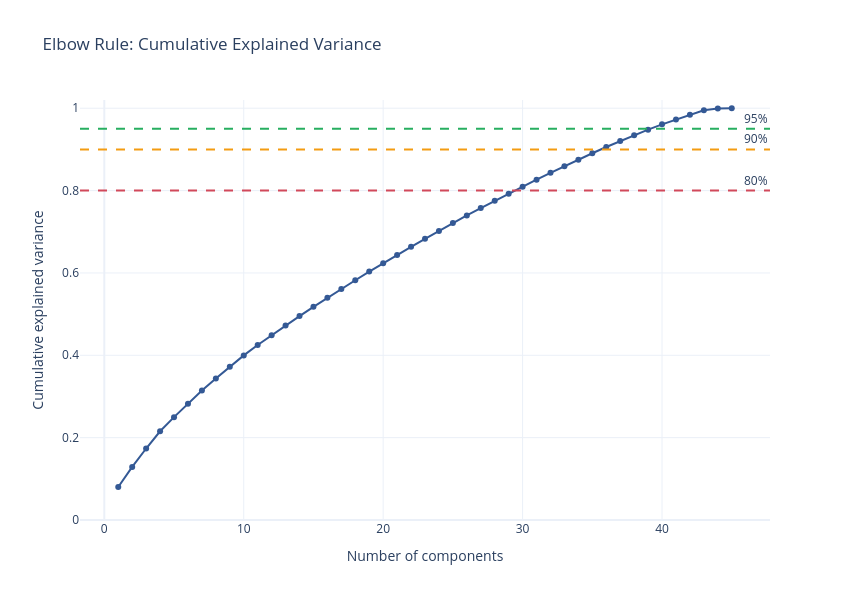
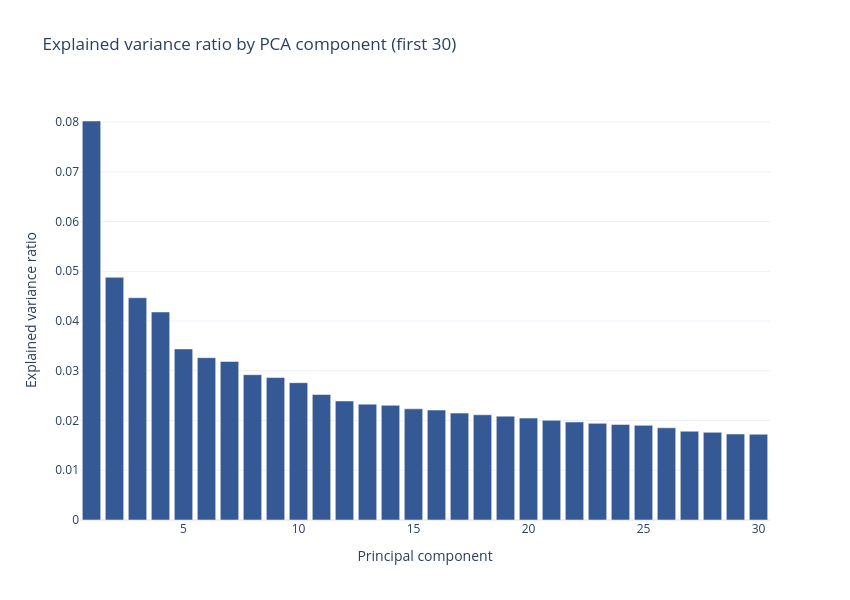
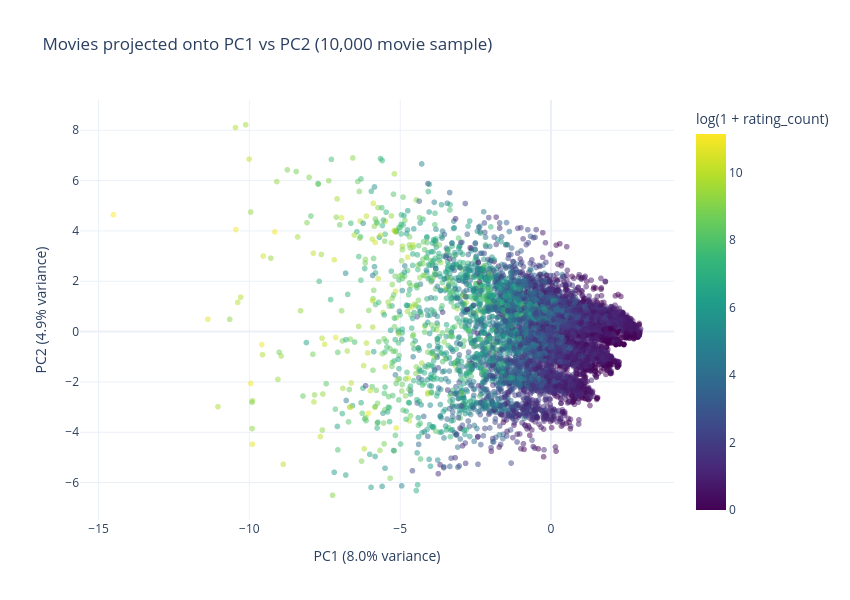
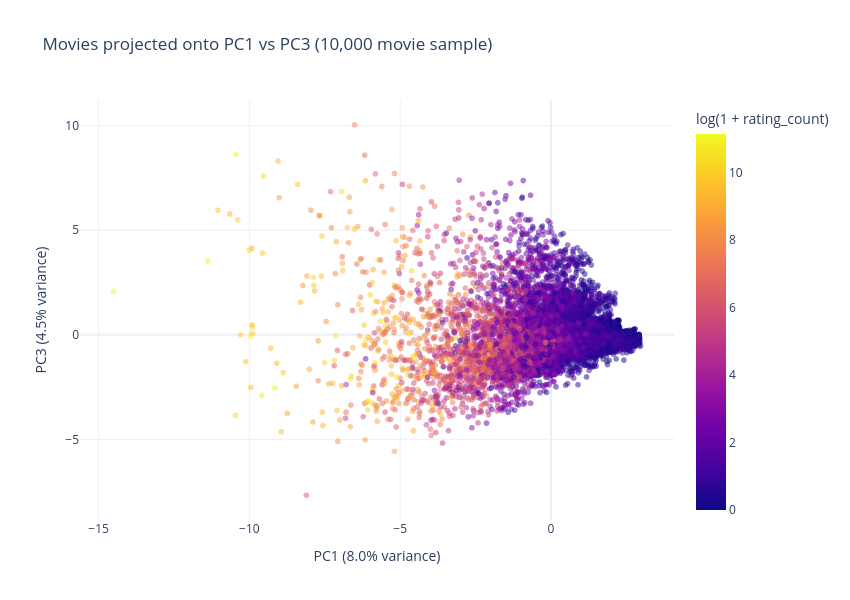

These figures' notebook cell, in order:
### Code cell
# Plots for the Week 5 report (Plotly)

def save_plotly(fig, name: str) -> None:
    artifact_html = ARTIFACTS_DIR / f"{name}.html"
    artifact_png = ARTIFACTS_DIR / f"{name}.png"

    fig.write_html(str(artifact_html))
    try:
        fig.write_image(str(artifact_png))
    except Exception:
        pass

# 1. Scree plot (elbow rule)
components_range = np.arange(1, min(51, pca_summary_df.height + 1))
cumulative_var = pca_summary_df['cumulative_explained_variance'][:len(components_range)].to_numpy()

fig = go.Figure()
fig.add_trace(go.Scatter(
    x=components_range,
    y=cumulative_var,
    mode='lines+markers',
    line=dict(color='#345995', width=2),
    marker=dict(size=6),
    name='Cumulative variance',
))
fig.add_hline(y=0.80, line_dash='dash', line_color='#d1495b', annotation_text='80%')
fig.add_hline(y=0.90, line_dash='dash', line_color='#f39c12', annotation_text='90%')
fig.add_hline(y=0.95, line_dash='dash', line_color='#27ae60', annotation_text='95%')
fig.update_layout(
    title='Elbow Rule: Cumulative Explained Variance',
    xaxis_title='Number of components',
    yaxis_title='Cumulative explained variance',
    yaxis=dict(range=[0, 1.02]),
    template='plotly_white',
    showlegend=False,
    height=600,
    width=850,
 )
save_plotly(fig, 'week05_pca_elbow_rule')
fig.show()

# 2. Explained variance per component (bar chart) - first 30 components
plot_count = min(30, pca_summary_df.height)
component_axis = np.arange(1, plot_count + 1)
variance_values = pca_summary_df['explained_variance_ratio'][:plot_count].to_numpy()

fig = go.Figure(data=[go.Bar(
    x=component_axis,
    y=variance_values,
    marker_color='#345995',
)])
fig.update_layout(
    title='Explained variance ratio by PCA component (first 30)',
    xaxis_title='Principal component',
    yaxis_title='Explained variance ratio',
    template='plotly_white',
    height=600,
    width=850,
 )
save_plotly(fig, 'week05_pca_explained_variance')
fig.show()

# 3. PC1 vs PC2 scatter plot
sample_size = min(10000, scores_df.height)
rng = np.random.default_rng(42)
sample_idx = rng.choice(scores_df.height, size=sample_size, replace=False)
pc1_sample = scores_df['pc1'].to_numpy()[sample_idx]
pc2_sample = scores_df['pc2'].to_numpy()[sample_idx]
rating_count_sample = feature_frame['rating_count'].to_numpy()[sample_idx]

scatter_df = pl.DataFrame({
    'pc1': pc1_sample,
    'pc2': pc2_sample,
    'rating_count': np.log1p(rating_count_sample),
}).to_pandas()

fig = px.scatter(
    scatter_df,
    x='pc1',
    y='pc2',
    color='rating_count',
    color_continuous_scale='Viridis',
    opacity=0.5,
    title=f'Movies projected onto PC1 vs PC2 ({sample_size:,} movie sample)',
    labels={
        'pc1': f'PC1 ({explained_variance_ratio[0]:.1%} variance)',
        'pc2': f'PC2 ({explained_variance_ratio[1]:.1%} variance)',
        'rating_count': 'log(1 + rating_count)',
    },
)
fig.update_layout(template='plotly_white', height=600, width=850)
save_plotly(fig, 'week05_pca_scatter_pc1_pc2')
fig.show()

# 4. PC1 vs PC3 scatter plot
if n_features > 2:
    pc3_sample = scores_df['pc3'].to_numpy()[sample_idx] if 'pc3' in scores_df.columns else (scores @ Vt.T)[sample_idx, 2]
    scatter_df = pl.DataFrame({
        'pc1': pc1_sample,
        'pc3': pc3_sample,
        'rating_count': np.log1p(rating_count_sample),
    }).to_pandas()

    fig = px.scatter(
        scatter_df,
        x='pc1',
        y='pc3',
        color='rating_count',
        color_continuous_scale='Plasma',
        opacity=0.5,
        title=f'Movies projected onto PC1 vs PC3 ({sample_size:,} movie sample)',
        labels={
            'pc1': f'PC1 ({explained_variance_ratio[0]:.1%} variance)',
            'pc3': f'PC3 ({explained_variance_ratio[2]:.1%} variance)',
            'rating_count': 'log(1 + rating_count)',
        },
    )
    fig.update_layout(template='plotly_white', height=600, width=850)
    save_plotly(fig, 'week05_pca_scatter_pc1_pc3')
    fig.show()

### Figure 1 — Plotly figure (JSON) as saved in the notebook; plotly's stock layout.template omitted (floating-point values rounded to 4 significant figures)
{"data": [{"line": {"color": "#345995", "width": 2}, "marker": {"size": 6}, "mode": "lines+markers", "name": "Cumulative variance", "type": "scatter", "x": [1, 2, 3, 4, 5, 6, 7, 8, 9, 10, 11, 12, 13, 14, 15, 16, 17, 18, 19, 20, 21, 22, 23, 24, 25, 26, 27, 28, 29, 30, 31, 32, 33, 34, 35, 36, 37, 38, 39, 40, 41, 42, 43, 44, 45], "y": [0.0802, 0.129, 0.1737, 0.2155, 0.2498, 0.2825, 0.3143, 0.3435, 0.3722, 0.3998, 0.425, 0.4489, 0.4722, 0.4952, 0.5176, 0.5397, 0.5612, 0.5823, 0.6032, 0.6237, 0.6437, 0.6634, 0.6829, 0.7021, 0.7211, 0.7396, 0.7575, 0.7751, 0.7924, 0.8096, 0.8264, 0.8432, 0.8594, 0.8752, 0.8907, 0.9058, 0.9204, 0.9347, 0.948, 0.9609, 0.9727, 0.9842, 0.995, 0.9994, 1.0]}], "layout": {"annotations": [{"showarrow": false, "text": "80%", "x": 1, "xanchor": "right", "xref": "x domain", "y": 0.8, "yanchor": "bottom", "yref": "y"}, {"showarrow": false, "text": "90%", "x": 1, "xanchor": "right", "xref": "x domain", "y": 0.9, "yanchor": "bottom", "yref": "y"}, {"showarrow": false, "text": "95%", "x": 1, "xanchor": "right", "xref": "x domain", "y": 0.95, "yanchor": "bottom", "yref": "y"}], "height": 600, "shapes": [{"line": {"color": "#d1495b", "dash": "dash"}, "type": "line", "x0": 0, "x1": 1, "xref": "x domain", "y0": 0.8, "y1": 0.8, "yref": "y"}, {"line": {"color": "#f39c12", "dash": "dash"}, "type": "line", "x0": 0, "x1": 1, "xref": "x domain", "y0": 0.9, "y1": 0.9, "yref": "y"}, {"line": {"color": "#27ae60", "dash": "dash"}, "type": "line", "x0": 0, "x1": 1, "xref": "x domain", "y0": 0.95, "y1": 0.95, "yref": "y"}], "showlegend": false, "title": {"text": "Elbow Rule: Cumulative Explained Variance"}, "width": 850, "xaxis": {"title": {"text": "Number of components"}}, "yaxis": {"range": [0, 1.02], "title": {"text": "Cumulative explained variance"}}}}

### Figure 2 — Plotly figure (JSON) as saved in the notebook; plotly's stock layout.template omitted (floating-point values rounded to 4 significant figures)
{"data": [{"marker": {"color": "#345995"}, "type": "bar", "x": [1, 2, 3, 4, 5, 6, 7, 8, 9, 10, 11, 12, 13, 14, 15, 16, 17, 18, 19, 20, 21, 22, 23, 24, 25, 26, 27, 28, 29, 30], "y": [0.0802, 0.04878, 0.04467, 0.0418, 0.03438, 0.03263, 0.03187, 0.0292, 0.02863, 0.0276, 0.02522, 0.02392, 0.02329, 0.02305, 0.02235, 0.0221, 0.02149, 0.02114, 0.02088, 0.02048, 0.02004, 0.01971, 0.01943, 0.01921, 0.01902, 0.01853, 0.01784, 0.01762, 0.01729, 0.01723]}], "layout": {"height": 600, "title": {"text": "Explained variance ratio by PCA component (first 30)"}, "width": 850, "xaxis": {"title": {"text": "Principal component"}}, "yaxis": {"title": {"text": "Explained variance ratio"}}}}

### Figure 3 — Plotly figure (JSON) as saved in the notebook; plotly's stock layout.template omitted (floating-point values rounded to 4 significant figures; data arrays with more than 128 entries replaced by an {"elided": "..."} marker saying what was removed)
{"data": [{"hovertemplate": "PC1 (8.0% variance)=%{x}<br>PC2 (4.9% variance)=%{y}<br>log(1 + rating_count)=%{marker.color}<extra></extra>", "legendgroup": "", "marker": {"color": {"elided": "10000 float values"}, "coloraxis": "coloraxis", "opacity": 0.5, "symbol": "circle"}, "mode": "markers", "name": "", "showlegend": false, "type": "scattergl", "x": {"elided": "10000 float values"}, "xaxis": "x", "y": {"elided": "10000 float values"}, "yaxis": "y"}], "layout": {"coloraxis": {"colorbar": {"title": {"text": "log(1 + rating_count)"}}, "colorscale": [[0, "#440154"], [0.1111, "#482878"], [0.2222, "#3e4989"], [0.3333, "#31688e"], [0.4444, "#26828e"], [0.5556, "#1f9e89"], [0.6667, "#35b779"], [0.7778, "#6ece58"], [0.8889, "#b5de2b"], [1, "#fde725"]]}, "height": 600, "legend": {"tracegroupgap": 0}, "title": {"text": "Movies projected onto PC1 vs PC2 (10,000 movie sample)"}, "width": 850, "xaxis": {"anchor": "y", "domain": [0, 1], "title": {"text": "PC1 (8.0% variance)"}}, "yaxis": {"anchor": "x", "domain": [0, 1], "title": {"text": "PC2 (4.9% variance)"}}}}

### Figure 4 — Plotly figure (JSON) as saved in the notebook; plotly's stock layout.template omitted (floating-point values rounded to 4 significant figures; data arrays with more than 128 entries replaced by an {"elided": "..."} marker saying what was removed)
{"data": [{"hovertemplate": "PC1 (8.0% variance)=%{x}<br>PC3 (4.5% variance)=%{y}<br>log(1 + rating_count)=%{marker.color}<extra></extra>", "legendgroup": "", "marker": {"color": {"elided": "10000 float values"}, "coloraxis": "coloraxis", "opacity": 0.5, "symbol": "circle"}, "mode": "markers", "name": "", "showlegend": false, "type": "scattergl", "x": {"elided": "10000 float values"}, "xaxis": "x", "y": {"elided": "10000 float values"}, "yaxis": "y"}], "layout": {"coloraxis": {"colorbar": {"title": {"text": "log(1 + rating_count)"}}, "colorscale": [[0, "#0d0887"], [0.1111, "#46039f"], [0.2222, "#7201a8"], [0.3333, "#9c179e"], [0.4444, "#bd3786"], [0.5556, "#d8576b"], [0.6667, "#ed7953"], [0.7778, "#fb9f3a"], [0.8889, "#fdca26"], [1, "#f0f921"]]}, "height": 600, "legend": {"tracegroupgap": 0}, "title": {"text": "Movies projected onto PC1 vs PC3 (10,000 movie sample)"}, "width": 850, "xaxis": {"anchor": "y", "domain": [0, 1], "title": {"text": "PC1 (8.0% variance)"}}, "yaxis": {"anchor": "x", "domain": [0, 1], "title": {"text": "PC3 (4.5% variance)"}}}}
